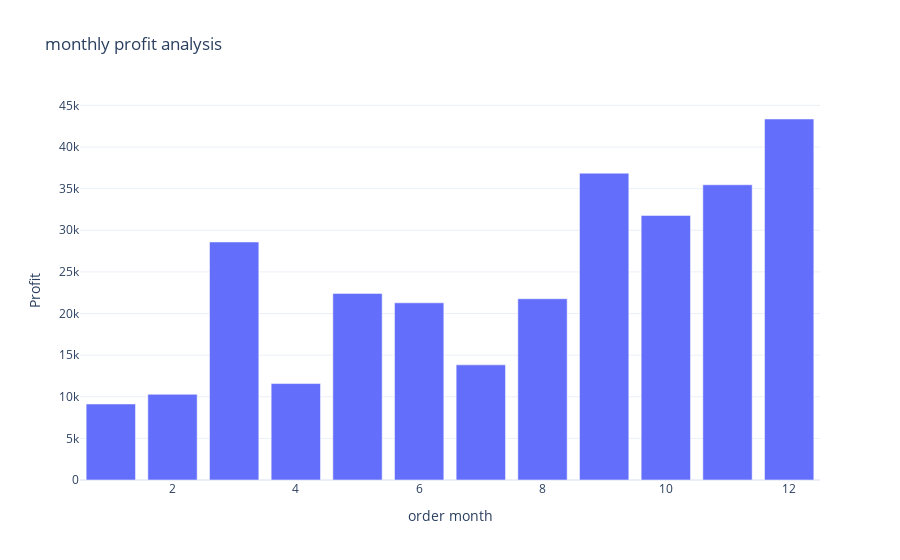

Write notebook code for a chart like this one.
### Code cell
fig = px.bar(profit_by_month,
              x= 'order month',
              y= 'Profit',
              title='monthly profit analysis')
fig.show()

### Figure 1 — Plotly figure (JSON) as saved in the notebook; plotly's stock layout.template omitted (floating-point values rounded to 4 significant figures)
{"data": [{"hovertemplate": "order month=%{x}<br>Profit=%{y}<extra></extra>", "legendgroup": "", "marker": {"color": "#636efa", "pattern": {"shape": ""}}, "name": "", "orientation": "v", "showlegend": false, "textposition": "auto", "type": "bar", "x": [1, 2, 3, 4, 5, 6, 7, 8, 9, 10, 11, 12], "xaxis": "x", "y": [9134.0, 10290.0, 28590.0, 11590.0, 22410.0, 21290.0, 13830.0, 21780.0, 36860.0, 31780.0, 35470.0, 43370.0], "yaxis": "y"}], "layout": {"barmode": "relative", "legend": {"tracegroupgap": 0}, "title": {"text": "monthly profit analysis"}, "xaxis": {"anchor": "y", "domain": [0, 1], "title": {"text": "order month"}}, "yaxis": {"anchor": "x", "domain": [0, 1], "title": {"text": "Profit"}}}}
